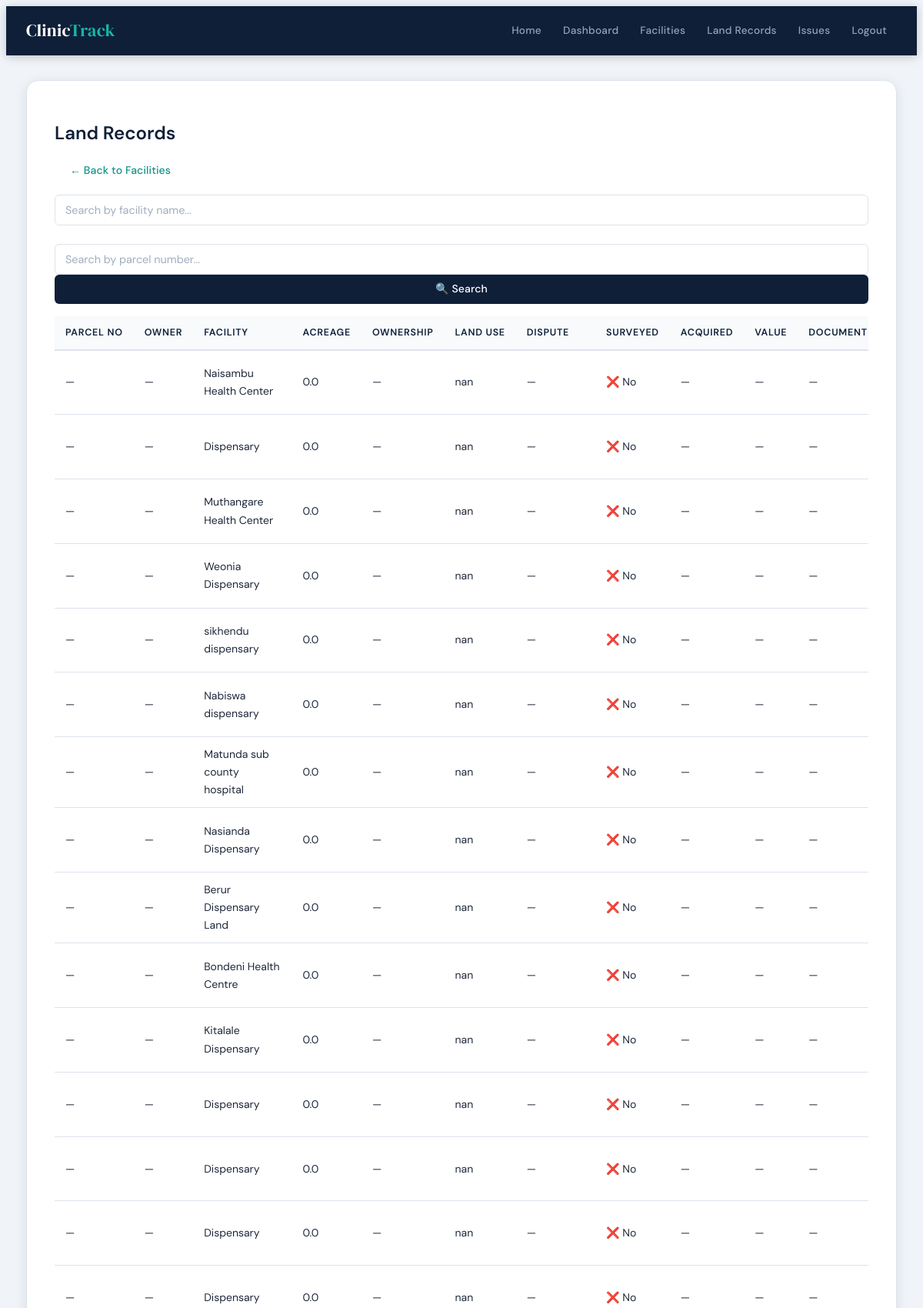
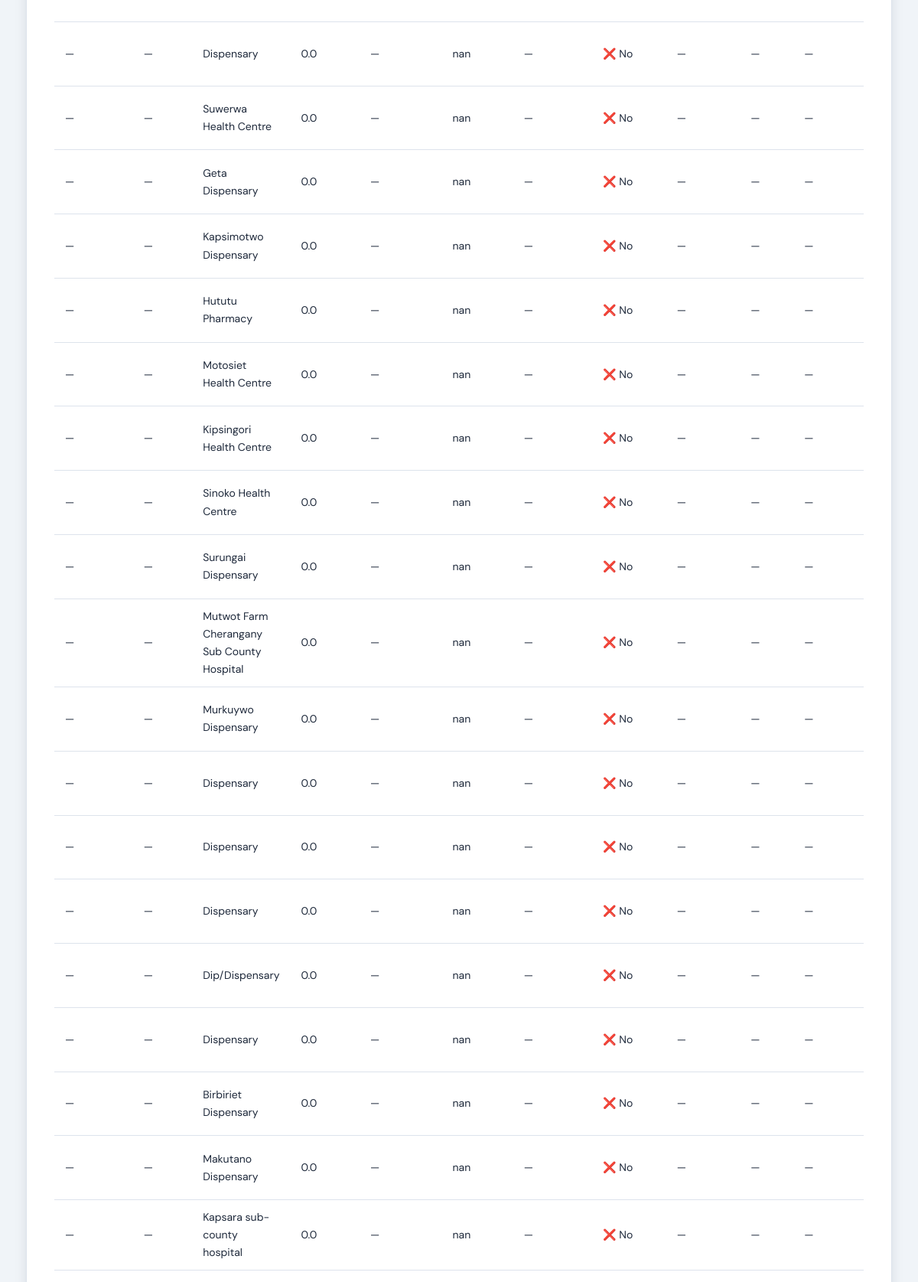
The page /landrecords/ (signed in, upper part) on the database its author committed (2 pictures, top to bottom).
### clinic/models.py (models this page shows, shortened)
class LandRecord(models.Model):
    OWNERSHIP_STATUS = [
        ('Freehold', 'Freehold'),
        ('Leasehold', 'Leasehold'),
        ('Community', 'Community'),
        ('Government', 'Government'),
    ]
    DISPUTE_STATUS = [
        ('Disputed', 'Disputed'),
        ('Undisputed', 'Undisputed'),
    ]
    facility = models.ForeignKey(
        Facility,
        on_delete=models.CASCADE,
        related_name="land_records"
    )
    parcel_number = models.CharField(max_length=100, blank=True)
    owner = models.CharField(max_length=200, blank=True)
    acreage = models.FloatField()
    ownership_status = models.CharField(
        max_length=50,
        choices=OWNERSHIP_STATUS,
        blank=True
    )
    land_use = models.CharField(max_length=255, blank=True)
    DOCUMENT_TYPES = [
        ("Title Deed", "Title Deed"),
        ("Certificate", "Certificate"),
        ("Allotment Letter", "Allotment Letter"),
        ("Other", "Other"),
    ]
    document_type = models.CharField(
        max_length=50,
        choices=DOCUMENT_TYPES,
        blank=True,
        help_text="Type of ownership document (title deed, certificate, allotment letter, other).",
    )
    proprietorship = models.CharField(
        max_length=255,
        blank=True,
        help_text="Proprietorship / ownership as per the document.",
    )
    dispute_status = models.CharField(
        max_length=20,
        choices=DISPUTE_STATUS,
        blank=True
    )
    PLANNING_STATUS = [
        ("Planned", "Planned"),
        ("Unplanned", "Unplanned"),
    ]
    planning_status = models.CharField(
        max_length=20,
        choices=PLANNING_STATUS,
        blank=True,
    )
    survey_status = models.BooleanField(default=False)
    acquisition_date = models.DateField(null=True, blank=True)
    registration_date = models.DateField(null=True, blank=True)
    encumbrances = models.TextField(
        blank=True,
        help_text="Any encumbrances on the land.",
    )
    acquisition_amount = models.DecimalField(
        max_digits=14,
        decimal_places=2,
        null=True,
        blank=True,
        help_text="Acquisition amount for the land.",
    )
    fair_value = models.DecimalField(
        max_digits=14,
        decimal_places=2,
        null=True,
        blank=True,
        help_text="Fair value / land index.",
    )
    disposal_date = models.DateField(
        null=True,
        blank=True,
        help_text="Disposal date / change of use date.",
    )
    disposal_value = models.DecimalField(
        max_digits=14,
        decimal_places=2,
        null=True,
        blank=True,
        help_text="Disposal value.",
    )
    annual_rental_income = models.DecimalField(
        max_digits=14,
        decimal_places=2,
        null=True,
        blank=True,
        help_text="Annual rental income from the land.",
    )
    document = models.FileField(
        upload_to="land_documents/",
        null=True,
        blank=True
    )
    created_at = models.DateTimeField(auto_now_add=True)

class Facility(models.Model):
    FACILITY_TYPES = [
        ('Dispensary', 'Dispensary'),
        ('Health Center', 'Health Center'),
        ('Clinic', 'Clinic'),
        ('Hospital', 'Hospital'),
    ]
    name = models.CharField(max_length=200)
    location = models.CharField(max_length=200)
    subcounty = models.CharField(max_length=100)
    ward = models.CharField(max_length=100)
    gps_x = models.FloatField(null=True, blank=True)
    gps_y = models.FloatField(null=True, blank=True)
    facility_type = models.CharField(
        max_length=50,
        choices=FACILITY_TYPES,
        default='Clinic'
    )
    created_at = models.DateTimeField(auto_now_add=True)
    updated_at = models.DateTimeField(auto_now=True)

### clinic/views.py (the view)
# urls.py: path("landrecords/", views.LandRecordListView.as_view(), name="landrecord_list"),
class LandRecordListView(AdminRequiredMixin, generic.ListView):
    model = LandRecord
    template_name = "clinic/landrecord_list.html"
    def get_queryset(self):
        queryset = super().get_queryset()
        facility_search = self.request.GET.get("search")
        parcel_search = self.request.GET.get("parcel")
        if facility_search:
            queryset = queryset.filter(
                facility__name__icontains=facility_search
            )
        if parcel_search:
            queryset = queryset.filter(
                parcel_number__icontains=parcel_search
            )
        return queryset

### clinic/views.py (called while the page is built)
	def test_func(self):
		return bool(self.request.user and self.request.user.is_staff)

### clinic/templates/clinic/landrecord_list.html (shortened to what this page needs)
{% extends "clinic/base.html" %}
{% block content %}
<h2>Land Records</h2>
<p>
    <a href="{% url 'clinic:facility_list' %}" class="btn">
        ← Back to Facilities
    </a>
</p>
{% if object_list %}
<div style="overflow-x:auto;">
<form method="get" class="mb-3">
    <div class="row g-2">
        <div class="col-md-5">
            <input
                type="text"
                name="search"
                class="form-control"
                placeholder="Search by facility name..."
                value="{{ request.GET.search }}"
            >
        </div>
        <br>
        <div class="col-md-5">
            <input
                type="text"
                name="parcel"
                class="form-control"
                placeholder="Search by parcel number..."
                value="{{ request.GET.parcel }}"
            >
        </div>
        <div class="col-md-2">
            <button class="btn btn-primary w-100" type="submit">
                🔍 Search
            </button>
        </div>
    </div>
</form>
<table class="table">
    <thead>
        <tr>
            <th>Parcel No</th>
            <th>Owner</th>
            <th>Facility</th>
            <th>Acreage</th>
            <th>Ownership</th>
            <th>Land Use</th>
            <th>Dispute</th>
            <th>Surveyed</th>
            <th>Acquired</th>
            <th>Value</th>
            <th>Document</th>
        </tr>
    </thead>
    <tbody>
    {% for record in object_list %}
        <tr>
            <td>{{ record.parcel_number|default:"—" }}</td>
            <td>{{ record.owner|default:"—" }}</td>
            <td>
                {{ record.facility.name }}
            </td>
            <td>{{ record.acreage }}</td>
            <td>{{ record.ownership_status|default:"—" }}</td>
            <td>{{ record.land_use|default:"—" }}</td>
            <td>{{ record.dispute_status|default:"—" }}</td>
            <td>
                {% if record.survey_status %}
                    ✅ Yes
                {% else %}
                    ❌ No
                {% endif %}
            </td>
            <td>
                {{ record.acquisition_date|date:"Y-m-d"|default:"—" }}
            </td>
            <td>
                {% if record.fair_value %}
                    KSh {{ record.fair_value }}
                {% else %}
                    —
                {% endif %}
            </td>
            <td>
                {% if record.document %}
                    <a href="{{ record.document.url }}" target="_blank">
                        View
                    </a>
                {% else %}
                    —
                {% endif %}
            </td>
        </tr>
    {% endfor %}
    </tbody>
</table>
</div>
{% else %}
<p>No land records found.</p>
{% endif %}
{% endblock %}

### clinic/static/css/mystyle.css (style rules this page uses)
:root { --navy: #0f1f38; --navy-mid: #1a3358; --navy-light: #234070; --teal: #0d9488; --teal-light: #14b8a6; --teal-pale: #ccfbf1; --amber: #d97706; --red: #dc2626; --red-pale: #fee2e2; --white: #ffffff; --surface: #f0f4f8; --border: #dde3ec; --text: #1e293b; --text-muted: #64748b; --radius-sm: 6px; --radius-md: 10px; --radius-lg: 16px; --shadow-sm: 0 1px 4px rgba(15, 31, 56, 0.08); --shadow-md: 0 4px 16px rgba(15, 31, 56, 0.10); --shadow-lg: 0 8px 32px rgba(15, 31, 56, 0.12); }
*, *::before, *::after { box-sizing: border-box; }
html { scroll-behavior: smooth; }
body { font-family: 'DM Sans', Arial, sans-serif; background: var(--surface); color: var(--text); line-height: 1.65; font-size: 15px; min-height: 100vh; display: flex; flex-direction: column; }
a { color: var(--teal); text-decoration: none; transition: color 0.18s, opacity 0.18s; }
h1, h2, h3, h4, h5 { font-weight: 600; color: var(--navy); line-height: 1.3; }
h2 { font-size: 1.5rem; margin-bottom: 14px; }
p { margin-bottom: 12px; color: var(--text-muted); }
.btn { display: inline-flex; align-items: center; justify-content: center; gap: 6px; padding: 9px 20px; border-radius: var(--radius-sm); font-size: 0.875rem; font-weight: 500; font-family: 'DM Sans', Arial, sans-serif; border: none; cursor: pointer; transition: transform 0.15s, opacity 0.15s, box-shadow 0.15s; text-decoration: none; letter-spacing: 0.01em; white-space: nowrap; line-height: 1.4; }
.btn-primary { background: var(--navy); color: var(--white); }
input[type="text"], input[type="email"], input[type="password"], input[type="number"], input[type="date"], input[type="tel"], input[type="url"], input[type="search"], input[type="file"], select, textarea { width: 100%; padding: 10px 13px; border: 1.5px solid var(--border); border-radius: var(--radius-sm); font-size: 0.9rem; font-family: 'DM Sans', Arial, sans-serif; background: var(--white); color: var(--text); transition: border-color 0.18s, box-shadow 0.18s; }
input::placeholder, textarea::placeholder { color: #a0aec0; }
table { width: 100%; border-collapse: collapse; background: var(--white); font-size: 0.875rem; }
th, td { padding: 11px 14px; text-align: left; border-bottom: 1px solid var(--border); vertical-align: middle; }
th { background: #f8fafc; font-weight: 600; color: var(--navy); font-size: 0.78rem; text-transform: uppercase; letter-spacing: 0.06em; white-space: nowrap; border-bottom: 2px solid var(--border); }
.mb-3 { margin-bottom: 16px; }
.w-100 { width: 100%; }

### rows shown on the page
LandRecord: parcel_number "—", owner "—", facility.name "Naisambu Health Center", acreage "0.0", ownership_status "—", land_use "nan", dispute_status "—", survey_status "❌ No", acquisition_date "—"
LandRecord: parcel_number "—", owner "—", facility.name "Dispensary", acreage "0.0", ownership_status "—", land_use "nan", dispute_status "—", survey_status "❌ No", acquisition_date "—"
LandRecord: parcel_number "—", owner "—", facility.name "Muthangare Health Center", acreage "0.0", ownership_status "—", land_use "nan", dispute_status "—", survey_status "❌ No", acquisition_date "—"
LandRecord: parcel_number "—", owner "—", facility.name "Weonia Dispensary", acreage "0.0", ownership_status "—", land_use "nan", dispute_status "—", survey_status "❌ No", acquisition_date "—"
LandRecord: parcel_number "—", owner "—", facility.name "sikhendu dispensary", acreage "0.0", ownership_status "—", land_use "nan", dispute_status "—", survey_status "❌ No", acquisition_date "—"
LandRecord: parcel_number "—", owner "—", facility.name "Nabiswa dispensary", acreage "0.0", ownership_status "—", land_use "nan", dispute_status "—", survey_status "❌ No", acquisition_date "—"
LandRecord: parcel_number "—", owner "—", facility.name "Matunda sub county hospital", acreage "0.0", ownership_status "—", land_use "nan", dispute_status "—", survey_status "❌ No", acquisition_date "—"
LandRecord: parcel_number "—", owner "—", facility.name "Nasianda Dispensary", acreage "0.0", ownership_status "—", land_use "nan", dispute_status "—", survey_status "❌ No", acquisition_date "—"
LandRecord: parcel_number "—", owner "—", facility.name "Berur Dispensary Land", acreage "0.0", ownership_status "—", land_use "nan", dispute_status "—", survey_status "❌ No", acquisition_date "—"
LandRecord: parcel_number "—", owner "—", facility.name "Bondeni Health Centre", acreage "0.0", ownership_status "—", land_use "nan", dispute_status "—", survey_status "❌ No", acquisition_date "—"
LandRecord: parcel_number "—", owner "—", facility.name "Kitalale Dispensary", acreage "0.0", ownership_status "—", land_use "nan", dispute_status "—", survey_status "❌ No", acquisition_date "—"
LandRecord: parcel_number "—", owner "—", facility.name "Dispensary", acreage "0.0", ownership_status "—", land_use "nan", dispute_status "—", survey_status "❌ No", acquisition_date "—"
LandRecord: parcel_number "—", owner "—", facility.name "Dispensary", acreage "0.0", ownership_status "—", land_use "nan", dispute_status "—", survey_status "❌ No", acquisition_date "—"
LandRecord: parcel_number "—", owner "—", facility.name "Dispensary", acreage "0.0", ownership_status "—", land_use "nan", dispute_status "—", survey_status "❌ No", acquisition_date "—"
LandRecord: parcel_number "—", owner "—", facility.name "Dispensary", acreage "0.0", ownership_status "—", land_use "nan", dispute_status "—", survey_status "❌ No", acquisition_date "—"
LandRecord: parcel_number "—", owner "—", facility.name "Dispensary", acreage "0.0", ownership_status "—", land_use "nan", dispute_status "—", survey_status "❌ No", acquisition_date "—"
LandRecord: parcel_number "—", owner "—", facility.name "Suwerwa Health Centre", acreage "0.0", ownership_status "—", land_use "nan", dispute_status "—", survey_status "❌ No", acquisition_date "—"
LandRecord: parcel_number "—", owner "—", facility.name "Geta Dispensary", acreage "0.0", ownership_status "—", land_use "nan", dispute_status "—", survey_status "❌ No", acquisition_date "—"
LandRecord: parcel_number "—", owner "—", facility.name "Kapsimotwo Dispensary", acreage "0.0", ownership_status "—", land_use "nan", dispute_status "—", survey_status "❌ No", acquisition_date "—"
LandRecord: parcel_number "—", owner "—", facility.name "Hututu Pharmacy", acreage "0.0", ownership_status "—", land_use "nan", dispute_status "—", survey_status "❌ No", acquisition_date "—"
LandRecord: parcel_number "—", owner "—", facility.name "Motosiet Health Centre", acreage "0.0", ownership_status "—", land_use "nan", dispute_status "—", survey_status "❌ No", acquisition_date "—"
LandRecord: parcel_number "—", owner "—", facility.name "Kipsingori Health Centre", acreage "0.0", ownership_status "—", land_use "nan", dispute_status "—", survey_status "❌ No", acquisition_date "—"
LandRecord: parcel_number "—", owner "—", facility.name "Sinoko Health Centre", acreage "0.0", ownership_status "—", land_use "nan", dispute_status "—", survey_status "❌ No", acquisition_date "—"
LandRecord: parcel_number "—", owner "—", facility.name "Surungai Dispensary", acreage "0.0", ownership_status "—", land_use "nan", dispute_status "—", survey_status "❌ No", acquisition_date "—"
LandRecord: parcel_number "—", owner "—", facility.name "Mutwot Farm Cherangany Sub County Hospital", acreage "0.0", ownership_status "—", land_use "nan", dispute_status "—", survey_status "❌ No", acquisition_date "—"
LandRecord: parcel_number "—", owner "—", facility.name "Murkuywo Dispensary", acreage "0.0", ownership_status "—", land_use "nan", dispute_status "—", survey_status "❌ No", acquisition_date "—"
LandRecord: parcel_number "—", owner "—", facility.name "Dispensary", acreage "0.0", ownership_status "—", land_use "nan", dispute_status "—", survey_status "❌ No", acquisition_date "—"
LandRecord: parcel_number "—", owner "—", facility.name "Dispensary", acreage "0.0", ownership_status "—", land_use "nan", dispute_status "—", survey_status "❌ No", acquisition_date "—"
LandRecord: parcel_number "—", owner "—", facility.name "Dispensary", acreage "0.0", ownership_status "—", land_use "nan", dispute_status "—", survey_status "❌ No", acquisition_date "—"
LandRecord: parcel_number "—", owner "—", facility.name "Dip/Dispensary", acreage "0.0", ownership_status "—", land_use "nan", dispute_status "—", survey_status "❌ No", acquisition_date "—"
LandRecord: parcel_number "—", owner "—", facility.name "Dispensary", acreage "0.0", ownership_status "—", land_use "nan", dispute_status "—", survey_status "❌ No", acquisition_date "—"
LandRecord: parcel_number "—", owner "—", facility.name "Birbiriet Dispensary", acreage "0.0", ownership_status "—", land_use "nan", dispute_status "—", survey_status "❌ No", acquisition_date "—"
LandRecord: parcel_number "—", owner "—", facility.name "Makutano Dispensary", acreage "0.0", ownership_status "—", land_use "nan", dispute_status "—", survey_status "❌ No", acquisition_date "—"
LandRecord: parcel_number "—", owner "—", facility.name "Kapsara sub-county hospital", acreage "0.0", ownership_status "—", land_use "nan", dispute_status "—", survey_status "❌ No", acquisition_date "—"
